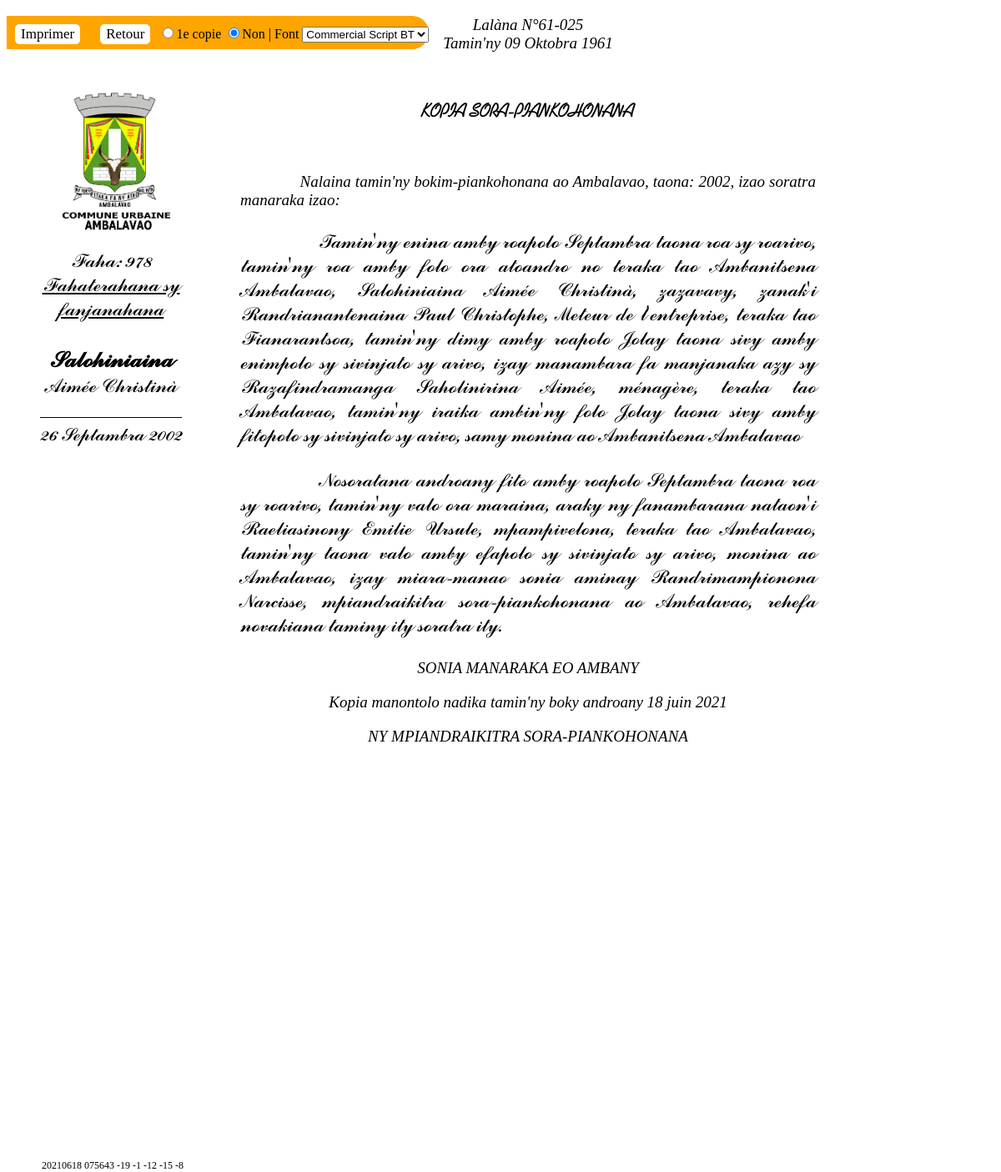
Screenshot of /acte_naissance.php?numNaiss=978N2002 with the database file from the repository.
### tables this page shows
CREATE TABLE `declarernaiss` (
  `numNaiss` varchar(10) DEFAULT NULL,
  `numPers` int(11) DEFAULT NULL,
  `declarant` varchar(15) DEFAULT NULL,
  `dateDecNaiss` date DEFAULT NULL,
  `heureDecNaiss` time DEFAULT NULL,
  `present` varchar(3) DEFAULT NULL,
  KEY `constDeclarer1` (`numNaiss`),
  KEY `constDeclarer2` (`numPers`),
  CONSTRAINT `constDeclarer1` FOREIGN KEY (`numNaiss`) REFERENCES `naissance` (`numNaiss`) ON DELETE CASCADE ON UPDATE CASCADE,
  CONSTRAINT `constDeclarer2` FOREIGN KEY (`numPers`) REFERENCES `personne` (`numPers`) ON DELETE CASCADE ON UPDATE CASCADE
);

CREATE TABLE `personne` (
  `numPers` int(11) NOT NULL AUTO_INCREMENT,
  `nomPers` varchar(50) DEFAULT NULL,
  `prenomPers` varchar(90) DEFAULT NULL,
  `dateNaissPers` varchar(10) DEFAULT NULL,
  `lieuNaissPers` varchar(90) DEFAULT NULL,
  `adressePers` varchar(70) DEFAULT NULL,
  `profPers` varchar(90) DEFAULT NULL,
  `vivant` varchar(3) DEFAULT NULL,
  `nationalite` varchar(15) DEFAULT NULL,
  `age` smallint(6) DEFAULT NULL,
  PRIMARY KEY (`numPers`)
);

### classe/FormatDatetime.php (called while the page is built, shortened)
<?php
class FormatDatetime{
	private $strNombre=array(
        array("","arivo","roarivo"),
        array("","zato","roanjato","telonjato","efajato","dimanjato","eninjato","fitonjato","valonjato","sivinjato"),
        array("","folo","roapolo","telopolo","efapolo","dimapolo","enimpolo","fitopolo","valopolo","sivifolo"),
	    array("","iraika","roa","telo","efatra","dimy","enina","fito","valo","sivy","folo")
    );
    private $listTime=array();
    private $listMonth=array("","Janoary","Febroary","Marsa","Avrily","Mey","Jiona","Jolay","Aogositra","Septambra","Oktobra","Novambra","Desambra");
    private $listMonthFrc=array("","janvier","fevrier","mars","avril","mai","juin","juillet","août","septembre","octobre","novembre","decembre");
	public function completeTimeTab(){
        $this->listTime[0]="12";
        $i=0;
        for($i=1; $i<13; $i++){
            $this->listTime[$i]="0".$i;
        }
        for($j=1; $j<12; $j++){
            $this->listTime[$i]="0".$j;
            $i++;
        }
    }
    public function getDateFrench($date){
        $dateList=explode("-", $date);
        return $dateList[2]." ".$this->listMonthFrc[intval($dateList[1])]." ".$dateList[0];
    }
    public function getDateMalagasy($date){
        $dateList=explode("-", $date);
        $strDate="";
        if ($dateList[2]=="00" && $dateList[1]!="00" && $dateList[0]!="00") {
            $strDate="volana ".$this->listMonth[intval($dateList[1])]." ".$dateList[0];
        }
        else{
            $strDate=$dateList[2]." ".$this->listMonth[intval($dateList[1])]." ".$dateList[0];
        }
        return $strDate;
    }
    public function getStringDate($date){
        $splittedDate=explode("-",$date);
        $strDate="";
        if ($splittedDate[2]=="00" && $splittedDate[1]!="00" && $splittedDate[0]!="00") {
            $strDate="volana ".$this->listMonth[intval($splittedDate[1])]." ".$this->Year($splittedDate[0]);
        }
        else{
            $strDate=$this->Day($splittedDate[2])." ".$this->listMonth[intval($splittedDate[1])]." ".$this->Year($splittedDate[0]);
        }
        return $strDate;
    }
    public function Day($day){
        $convertDay="";
        $convertDay=$convertDay.$this->strNombre[3][intval($day[1])];
        $convertDay=$convertDay.$this->dontEquals4($day[0],$day[1], "0", " amby ");
        $convertDay=$convertDay.$this->strNombre[2][intval($day[0])];
        return $convertDay;
    }
    public function Year($year){
        $convertYear="";
        $convertYear.=$this->strNombre[3][intval($year[3])];
        $convertYear.=$this->dontEquals4($year[2],$year[3],"0"," amby ");
        $convertYear.=$this->strNombre[2][intval($year[2])];
        $convertYear.=$this->dontEquals3($year[1],"0"," sy ");
        $convertYear.=$this->strNombre[1][intval($year[1])];
        if(substr($year,1,4)=="000"){
            $convertYear=$this->strNombre[0][intval($year[0])];
        }
        else{
            $convertYear=$convertYear." sy ".$this->strNombre[0][intval($year[0])];
        }
        return "taona ".$convertYear;
    }
    public function getStringTime($time){
        $list=explode(":",$time);
        return $this->hour($list[0], $list[1])." ".$this->minute($list[1])." ".$this->getSymTime($list[0]);
    }
    public function hour($hour,$minute){
        $h="";
        $hour=$this->listTime[intval($hour)];
        if ($hour=="01"){
            $h="iray";
        }
        else{
            $h.=$this->strNombre[3][intval($hour[-1])];
            $h.=$this->dontEquals4($hour[-1],$hour[-2],"0"," amby ");
            $h.=$this->strNombre[2][intval($hour[-2])];
        }
        return $h." ora";
    }
    public function minute($minute){
        $min="";
        if($minute=="15")
            $min="sy fahefany";
        else if($minute=="20")
            $min="sy fahatelony";
        else if($minute=="30")
            $min="sy sasany";
        else{
            $min.="sy ";
            $min.=$this->strNombre[3][intval($minute[1])];
            $min.=$this->dontEquals4($minute[0],$minute[1],"0"," amby ");
            $min.=$this->strNombre[2][intval($minute[0])];
            if($minute!="00"){
                $min .=" minitra";
            }
            else{
                $min="";
            }
        }
        return $min;
    }
    public function getSymTime($hour){
        $str="";
        $h=intval($hour);
        if ($h==0 || $h>=19)
            $str="alina";
        else if($h>=1 && $h<=10)
            $str="maraina";
        else if($h>=11 && $h<=12)
            $str="atoandro";
        else if($h>=13 && $h<=17)
            $str="tolak'andro";
        else
            $str="hariva";
        return $str;
    }
    public function dontEquals3($objectCompared, $reference, $value){
        $str="";
        if($objectCompared!=$reference){
            $str.=$value;
        }
        return $str;
    }
    public function dontEquals4($objectCompared1, $objectCompared2, $reference, $value){
        $str="";
        if ($value==" amby " && intval($objectCompared1.$objectCompared2)<20) {
            $value=" ambin'ny ";
        }
        if($objectCompared1!=$reference && $objectCompared2!=$reference ){
            $str.=$value;
        }
        return $str;
    }
}
?>

### acte_naissance.php (the view, shortened to what this page needs)
<!DOCTYPE html>
<html>
<head>
	<link rel="stylesheet" type="text/css" href="font/font.css">
</head>
<?php
include("classe/FormatDatetime.php");
include("classe/fonction_util.php");
$datetime->completeTimeTab();
$query="SELECT a.*, d.*, p.* from acteNaissance a, declarerNaiss d, personne p WHERE a.numNaiss=d.numNaiss and d.numPers=p.numPers and a.numNaiss='".$_GET["numNaiss"]."'";
$array=array();
function legitimite($legitime){
	$str="";
	if($legitime=="non"){
		$str=", izay manambara fa manjanaka azy";
	}
	return $str;
}
function getName($legitime){
	$str="";
	if($legitime=="non"){
		$str="Fahaterahana sy fanjanahana";
	}
	else{
		$str="Fahaterahana";
	}
	return $str;
}
function declarant($datetime,$declarant,$nom,$prenom,$profesion,$dateNaiss,$lieuNaiss,$adresse,$age,$present){
	if ($declarant!="Rain-jaza") {
		$declarant="'i ".the_object($nom." ".$prenom).ifExiste($declarant,", ".$declarant.", ").ifExiste($profesion,", ".$profesion).ifExiste($lieuNaiss,", teraka tao ".the_object($lieuNaiss).", ");
		if ($dateNaiss!="-00-00") {
			if (ifExiste($lieuNaiss,"teraka")=="teraka") {
				$declarant.=" tamin'ny ".$datetime->getStringDate($dateNaiss);
			}
			else{
				$declarant.=", teraka tamin'ny ".$datetime->getStringDate($dateNaiss);
			}
		}
		$declarant.=ifExiste($adresse,", monina ao ".$adresse);
	}
	else{
		$declarant="-dRain-jaza";
	}
	return $declarant;
}
?>
<body>
	<article>
	<div id="head"> <button id="bouton"  onclick="imprimer()">Imprimer</button> <button onclick="document.location='registre_naissance.php'" id="bouton">Retour</button><input type="radio" id="prem" name="1">1e copie <input type="radio" id="non" checked name="1">Non |
		Font <select id="font" onchange="changeFont(document.getElementById('font').value)"><option>Commercial Script BT</option>
		     <option>Times New Roman</option></select> </div>
	<div id="etat">
	<div id="contenu">
	    <?php
        $result=$database->query($query);
		while($data=$result->fetch()){
			$array[0]=$data["numActeNaiss"];
			$array[1]=$data["legitime"];
			$array[2]=$data["nomEnfant"];
			$array[3]=$data["prenomEnfant"];
			$array[4]=$data["dateNaissEnfant"];
			?>
		   <p id="maj" align="center">Lalàna N°61-025<br/>
		   Tamin'ny 09 Oktobra 1961</p><br/>
		   <p align="center"><span id="titre">KOPIA SORA-PIANKOHONANA</span></p><br/>
		   <p id="maj"><span class="tab">_______</span>
			<?php echo "    Nalaina tamin'ny bokim-piankohonana ao Ambalavao, taona:</dd> ".substr($data["dateNaissEnfant"],0,4).", izao soratra manaraka izao:"; ?>
			 </p>
			<div id="act">
			<p><span class="tab">_______</span>
				<?php echo "    Tamin'ny ".$datetime->getStringDate($data["dateNaissEnfant"]).
			", tamin'ny ".$datetime->getStringTime($data["heureNaissEnfant"]).
			" no teraka tao ".the_object($data["lieuNaissEnfant"]).", ".the_object($data["nomEnfant"].
			" ".$data["prenomEnfant"]).", ".$data["sexeEnfant"].", zanak'i ".
			getPersonne($data["nomPere"],$data["dateNaissPere"],$data["lieuNaissPere"],$data["profPere"],$data["agePere"]).
			ifExiste($data['nomPere'],setAdresseParent(false, $data['adrPere'],$data['adrMere'])).
			ifExiste($data["nomPere"],legitimite($data["legitime"])).ifExiste($data["nomPere"]," sy ").
			getPersonne($data["nomMere"],$data["dateNaissMere"],$data["lieuNaissMere"],$data["profMere"],$data["ageMere"]).
			setAdresseParent(true, $data['adrMere'],$data['adrPere']) ; ?>
			</p>
			<p><span class="tab">_______</span>
				<?php echo "    Nosoratana androany ".$datetime->getStringDate($data["dateDecNaiss"]).
				heureDec($datetime,$data["heureDecNaiss"])." araky ny fanambarana nataon".declarant($datetime,$data['declarant'],$data['nomPers'],$data['prenomPers'],$data['profPers'],$data['dateNaissPers'],$data['lieuNaissPers'],$data['adressePers'],$data["age"],$data['present']).", izay miara-manao sonia aminay ".$data["nomOff"].ifExiste($data["fonction"],", ".$data['fonction']).off($data['codeReg'])
				?>
			</div>
			<div id="maj">
						<p align="center"> SONIA MANARAKA EO AMBANY  </p>
		    <p align="center">Kopia manontolo nadika tamin'ny boky androany
		    <?php echo $datetime->getDateFrench(now($database)); ?> </p>
		                <p align="center"><?php echo "\t\t" ?> NY MPIANDRAIKITRA SORA-PIANKOHONANA  </p></div>
		<?php
		break;
		}
		?>
	</div>
	</div>
	<div id="aside">
		<img id="logo_acte" src="image/armoirie.jpg">
	    <p align="center">
			<span id='commercial'>Faha: <?php echo $array[0];  ?><br/>
			<span class="underline"><?php echo getName($array[1]);  ?></span><br/><br/>
			<?php echo ctrlSTR($array[2]);  ?><br/>
			<?php echo $array[3];  ?><br/><br/>
			<?php echo "<span id='date'>".$datetime->getDateMalagasy($array[4])."</span></span>";  ?><br/>
			<br/>
		</p>
	</div>
	<div id="footer">
		<?php echo str_replace("-","", now())." ".str_replace(":","", temps())." ".cryptage(strtoupper($array[2]),strtoupper($_SESSION["nomUser"]));
		    echo " ".$_SESSION['pseudo']; ?>
	</div>
	</article>
</body>
</html>

### cssActe.php (style rules this page uses)
#footer { position: absolute; top: 1390px; left: 50px; font-family: "Calibri"; font-size: 12px; }
#date { border-top:1px black solid; padding-top:7px; font-size: 24px; }
#maj { font-family: "Times New Roman"; font-size: 19px; font-style: italic; }
#act { font-family: "Commercial Script BT"; font-size: 25px; }
#logo_acte { position: relative; width: 190px; height: 170px; left: 35px }
#bouton { border-radius: 5px; margin: 10px; border: 1px white solid; background-color: white; font-family: "Calibri"; color: black; font-size: 17px; }
#head { position: absolute; border-top-right-radius: 20px; border-bottom-right-radius: 20px; background-color: orange; height: 40px; z-index: 1; }
#contenu { font-size: 19px; text-align: justify; position: relative; left: 280px; width: 690px; font-family: "Times New Roman"; word-wrap: break-word; z-index: -1; }
#aside { position: absolute; font-size: 15px; top: 110px; width: 250px; text-align: justify; word-wrap: break-word; font-family: "Edwardian Script ITC"; }
.tab { color: white; }
.underline { text-decoration: underline; }
#titre { font-size: 23px; font-family: "Swenson"; font-weight: bold; }
#commercial { font-family: "Commercial Script BT"; font-size: 25px; }

### rows the page displays
declarernaiss: dateNaissEnfant "2002", StringDate "enina amby roapolo Septambra taona roa sy roarivo", StringTime "roa amby folo ora atoandro", lieuNaissEnfant "Ambanitsena Ambalavao", prenomEnfant "Salohiniaina Aimée Christinà", sexeEnfant "zazavavy", agePere "Randrianantenaina Paul Christophe, Meteur de l'entreprise, teraka tao Fianarantsoa, tamin'ny dimy amby roapolo Jolay taona sivy amby enimpolo sy sivinjato sy arivo", legitime ", izay manambara fa manjanaka azy", nomPere "sy", ageMere "Razafindramanga Saholinirina Aimée, ménagère, teraka tao Ambalavao, tamin'ny iraika ambin'ny folo Jolay taona sivy amby fitopolo sy sivinjato sy arivo", adrPere ", samy monina ao Ambanitsena Ambalavao", dateDecNaiss "fito amby roapolo Septambra taona roa sy roarivo", heureDecNaiss ", tamin'ny valo ora maraina,", declarant+present "'i Raeliasinony Emilie Ursule, mpampivelona, teraka tao Ambalavao, tamin'ny taona valo amby efapolo sy sivinjato sy arivo, monina ao Ambalavao", nomOff "Randrimampionona Narcisse", codeReg ", mpiandraikitra sora-piankohonana ao Ambalavao, rehefa novakiana taminy ity soratra ity."

### other values shown
$array[0] "978"
getName($array[1]) "Fahaterahana sy fanjanahana"
the_object($str) "Salohiniaina"
$array[3] "Aimée Christinà"
$datetime->getDateMalagasy($array[4]) "26 Septambra 2002"
str_replace(":","", temps()) "075643"
cryptage(strtoupper($array[2]),strtoupper($_SESSION["nomUser"])) "-19 -1 -12 -15 -8"
